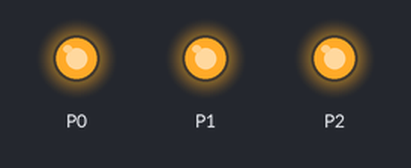
Bench run of a program on a simulated BBC micro:bit (MakeCode). Parts: output pins drawn as LEDs (lit = HIGH).

Above: at 1.5 s.
At 5.0 s:
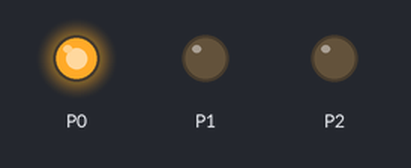
At 6.7 s:
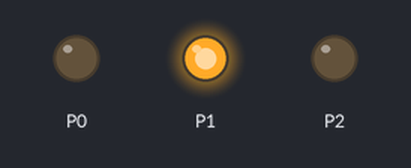
At 9.5 s:
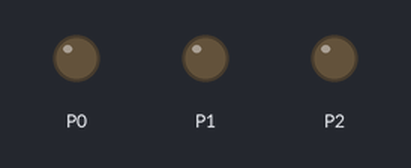
At 11.5 s:
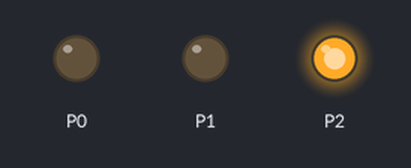
Timing chart, 0 to 16.9 s (numbered marks = the images above):
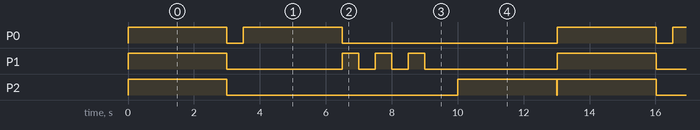

Measured:
- by itself, P0: repeats every 13.0 s: LOW 0.50 s, HIGH 3.0 s, LOW 6.5 s, HIGH 3.0 s
- by itself, P1: repeats every 13.0 s: LOW 3.5 s, 2 × (HIGH 0.50 s, LOW 0.50 s), HIGH 0.50 s, LOW 4.0 s, HIGH 3.0 s
- by itself, P2: repeats every 13.0 s: LOW 7.0 s, HIGH 3.0 s, LOW 0.02 s, HIGH 3.0 s

The program:

main.ts
```typescript
led.enable(false)
basic.forever(function () {
    pins.digitalWritePin(DigitalPin.P0, 1)
    pins.digitalWritePin(DigitalPin.P1, 1)
    pins.digitalWritePin(DigitalPin.P2, 1)
    basic.pause(3000)
    pins.digitalWritePin(DigitalPin.P0, 0)
    pins.digitalWritePin(DigitalPin.P1, 0)
    pins.digitalWritePin(DigitalPin.P2, 0)
    basic.pause(500)
    pins.digitalWritePin(DigitalPin.P0, 1)
    basic.pause(3000)
    pins.digitalWritePin(DigitalPin.P0, 0)
    for (let index = 0; index < 3; index++) {
        pins.digitalWritePin(DigitalPin.P1, 1)
        basic.pause(500)
        pins.digitalWritePin(DigitalPin.P1, 0)
        basic.pause(500)
    }
    basic.pause(500)
    pins.digitalWritePin(DigitalPin.P2, 1)
    basic.pause(3000)
    pins.digitalWritePin(DigitalPin.P2, 0)
})
```

test.ts
```typescript
// i test vanno qui; questi non saranno compilati quando questo pacchetto viene usato come estensione.
```
